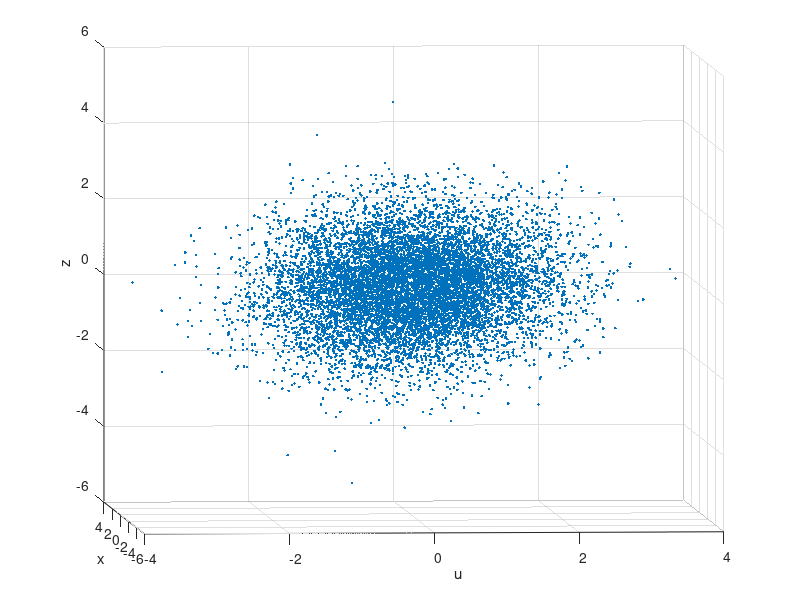

Write MATLAB code to recreate this figure. (Note: this script raises an error after producing the figure.)


n=10000;
sigma=1;
rho_ux=0.5;
rho_uz=0.1;
rho_zx=0.8;

CovMat = sigma.^2.*[1 rho_ux rho_uz; rho_ux 1 rho_zx ; rho_uz rho_zx 1]
SIMUL_est=zeros(1000,4);

for k=1:1000
RV = mvnrnd([0 0 0], CovMat, n);
plot3(RV(:,1),RV(:,2),RV(:,3),'.');
grid on; view([-4, 4]);
xlabel('u'); ylabel('x'); zlabel('z');

bx = -0.1;
y = bx.*RV(:,2) + RV(:,1);

[b,bint]=regress(y,RV(:,2));

%OLS
B=inv(RV(:,2)'*RV(:,2))*(RV(:,2)'*y)
 u=y-RV(:,2)*B;
 r2=1-cov(u)/cov(y);
 V=cov(u)*inv(RV(:,2)'*RV(:,2));
 se=sqrt(diag(V));
B-1.96*se;
B+1.96*se;

%IV REG
xPz=RV(:,2)'*RV(:,3)*inv(RV(:,3)'*RV(:,3))*RV(:,3)';
BIV=(xPz*RV(:,2))\(xPz*y)

SIMUL_est(k,1)=B;
SIMUL_est(k,2)=se;
SIMUL_est(k,3)=BIV;
end

OLS=SIMUL_est(:,1);
IV=SIMUL_est(:,3);

[pdfOLS OLSi]= ksdensity(OLS);  
[pdfIV IVi]= ksdensity(IV);
[OLS1i,IV1i]     = meshgrid(OLSi,IVi);
[pdfOLS1,pdfIV1] = meshgrid(pdfOLS,pdfIV);

%plot(OLSi, pdfOLS, IVi, pdfIV)